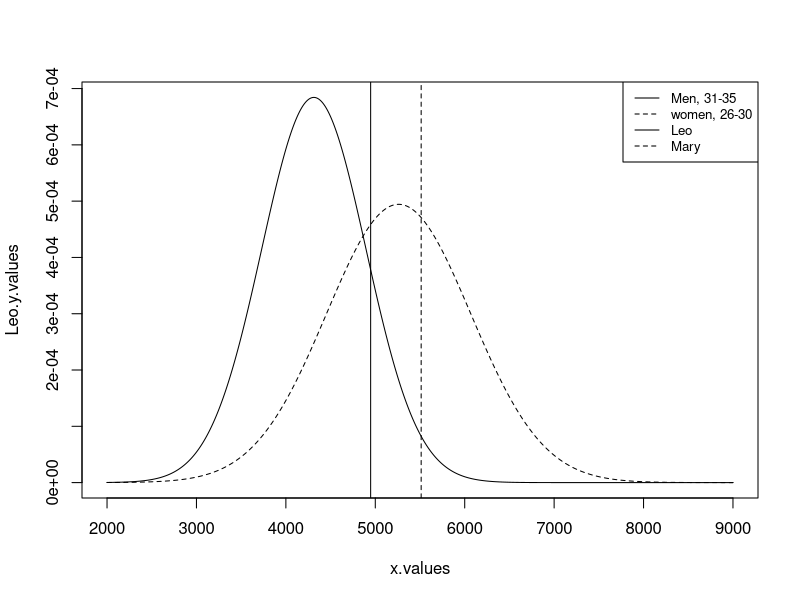

Write R code to recreate this figure.
## ---- chunk 1
(4948-4313)/586 #Leo, 1.084
(5513-5261)/807 #Mary, 0.312
## ---- chunk 2
1-pnorm(4948, mean=4313, sd=583)
## ---- chunk 3
1 - pnorm(5513, mean = 5261, sd = 807)
## ---- chunk 4
qnorm(p=0.1, mean=4313, sd=583, lower.tail=T)

qnorm(p=0.9, mean=4313, sd=583, lower.tail=F)
## ---- chunk 5
qnorm(p=0.75, mean=4313, sd=583, lower.tail=T)

qnorm(p=0.25, mean=4313, sd=583, lower.tail=F)
## ---- chunk 6
x.values=seq(2000, 9000, length=1000)
# Produces a vector with 1000 values in it called x.values that spans the range of possible times that anyone in either the men, 31-35 or women, 26-30 triathlons might have achieved.

Leo.y.values=dnorm(x.values, mean=4313, sd=583)
# Produces exact probabilities of each value in the vector x.values given the normal distribution associated with the men, 31-35 triathlon finishing times

Mary.y.values=dnorm(x.values, mean=5261, sd=807)
# Produces exact probabilities of each value in the vector x.values given the normal distribution associated with the women, 26-30 triathlon finishing times

plot(x.values, Leo.y.values, type="l")
# Produces a probability distribution representing the men, 31-35 finishing times

#The lines() function, below, lets us add a new line to a plot. If we used plot(), it would produce a second plot. But what we want is one plot with two distributions on it, and lines() lets us add the second distribution.

lines(x.values, Mary.y.values, type='l', lty=2)
# Adds a probability distribution representing the women, 26-30 finishing times

abline(v=c(4948, 5513), lty=c(1,2))
#Adds vertical lines to the plot that show where Leo's and Mary's finishing times are

legend('topright', legend=c("Men, 31-35", "women, 26-30", "Leo", "Mary"), lty=1:2, cex=0.8)
#Adds a legend which distinguishes the probability distributions for the men, 31-55 and women, 26-30 finish times as well as the lines depicting Leo's and Mary's finishing times.
